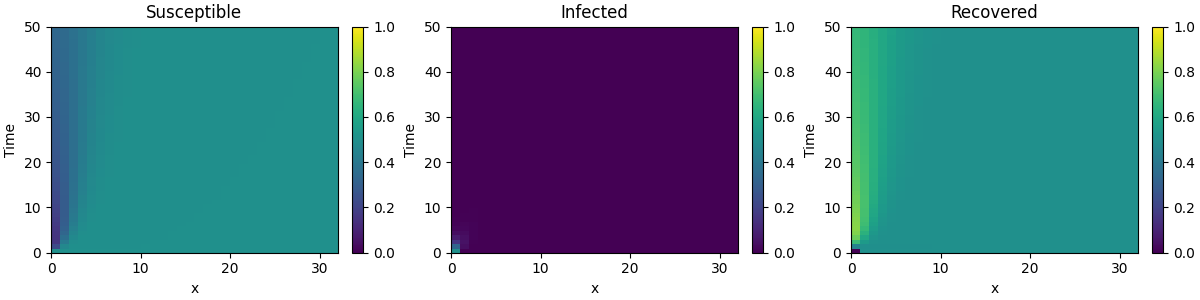

This chart was generated by the following Python code:
from pde import FieldCollection, PDEBase, PlotTracker, ScalarField, UnitGrid, plot_kymographs, MemoryStorage
import matplotlib.pyplot as plt


class SIRPDE(PDEBase):
    """SIR-model with diffusive mobility"""

    def __init__(
            self, beta=0.3, gamma=0.9, diffusivity=0.1, bc="auto_periodic_neumann"
    ):
        self.beta = beta  # transmission rate
        self.gamma = gamma  # recovery rate
        self.diffusivity = diffusivity  # spatial mobility
        self.bc = bc  # boundary condition

    def get_state(self, s, i):
        """generate a suitable initial state"""
        norm = (s + i).data.max()  # maximal density
        if norm > 1:
            s /= norm
            i /= norm
        s.label = "Susceptible"
        i.label = "Infected"

        # create recovered field
        r = ScalarField(s.grid, data=1 - s - i, label="Recovered")
        return FieldCollection([s, i, r])

    def evolution_rate(self, state, t=0):
        s, i, r = state
        diff = self.diffusivity
        ds_dt = diff * s.laplace(self.bc) - self.beta * i * s
        di_dt = diff * i.laplace(self.bc) + self.beta * i * s - self.gamma * i
        dr_dt = diff * r.laplace(self.bc) + self.gamma * i
        return FieldCollection([ds_dt, di_dt, dr_dt])


beta, gamma, diffusivity = 2., 1., 0.1
eq = SIRPDE(beta=beta, gamma=gamma, diffusivity=diffusivity)

# initialize state
grid = UnitGrid([32])
s = ScalarField(grid, 1)
i = ScalarField(grid, 0)
i.data[0] = 1
state = eq.get_state(s, i)

# simulate the pde
storage = MemoryStorage()
sol = eq.solve(state, t_range=50, dt=1e-2, tracker=["progress", storage.tracker(1)])
plot_kymographs(storage, vmin=0, vmax=1, filename="sir1D.png")

R0 = beta / gamma
c = 2 * (diffusivity * (beta - gamma)) ** .5
print(c)
